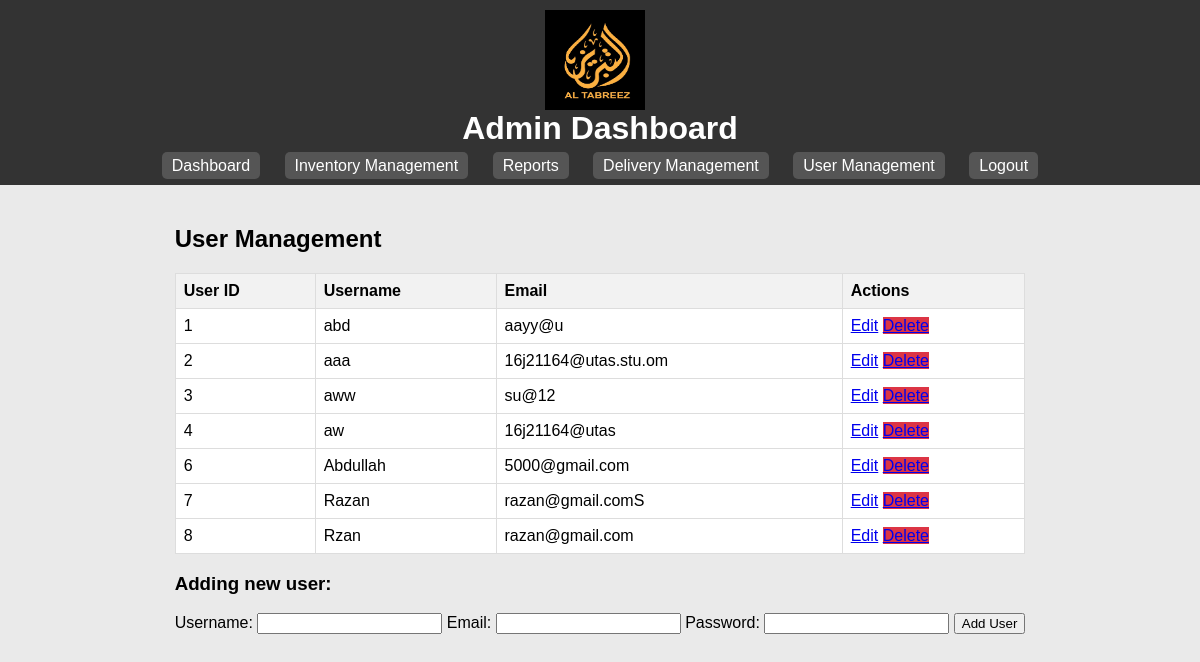
The page /usermanagement.php (signed in) on the database its author committed.
### tables this page shows
CREATE TABLE IF NOT EXISTS `users` (
  `user_id` int NOT NULL AUTO_INCREMENT,
  `username` varchar(191) NOT NULL,
  `password` varchar(255) NOT NULL,
  `email` varchar(191) NOT NULL,
  `created_at` timestamp NULL DEFAULT CURRENT_TIMESTAMP,
  `updated_at` timestamp NULL DEFAULT CURRENT_TIMESTAMP ON UPDATE CURRENT_TIMESTAMP,
  PRIMARY KEY (`user_id`),
  UNIQUE KEY `username` (`username`),
  UNIQUE KEY `email` (`email`)
);

### usermanagement.php (the view, shortened to what this page needs)
<?php
require 'dbconnect.php';
$usersStmt = $pdo->query("SELECT * FROM users");
$users = $usersStmt->fetchAll();
?>
<!DOCTYPE html>
<html lang="en">
<head>
    <link rel="stylesheet" type="text/css" href="admin_styles.css">
</head>
<body>
    <header>
        <img src="images/logo.jpg" alt="Al Tabreez Modern Logo" class="header-logo"
            style="height: 100px; width: 100px; margin-right: 10px; vertical-align: middle; ">
        <h1>Admin Dashboard</h1>
        <nav>
            <a href="admin.php">Dashboard</a>
            <a href="inventory_management.php">Inventory Management</a>
            <a href="reports.php">Reports</a>
            <a href="delivery_management.php">Delivery Management</a>
            <a href="usermanagement.php">User Management</a>
            <a href="logout.php">Logout</a>
        </nav>
    </header>
    <main class="admin-main">
        <section class="admin-section">
            <h2>User Management</h2>
            <table class="styled-table">
                <thead>
                    <tr>
                        <th>User ID</th>
                        <th>Username</th>
                        <th>Email</th>
                        <th>Actions</th>
                    </tr>
                </thead>
                <tbody>
                    <?php foreach ($users as $user): ?>
                    <tr>
                        <td><?= htmlspecialchars($user['user_id']) ?></td>
                        <td><?= htmlspecialchars($user['username']) ?></td>
                        <td><?= htmlspecialchars($user['email']) ?></td>
                        <td>
                            <a href="edit_user.php?user_id=<?= $user['user_id'] ?>" class="btn btn-blue">Edit</a>
                            <a href="usermanagement.php?action=delete&user_id=<?= $user['user_id'] ?>"
                                class="btn btn-red"
                                onclick="return confirm('Are you sure you want to delete this user?');">Delete</a>
                        </td>
                    </tr>
                    <?php endforeach; ?>
                </tbody>
            </table>
            <h3><b>Adding new user:
            </b></h3>
            <form method="POST" action="usermanagement.php">
                <label for="username">Username:</label>
                <input type="text" name="username" required>
                <label for="email">Email:</label>
                <input type="email" name="email" required>
                <label for="password">Password:</label>
                <input type="password" name="password" required>
                <input type="submit" name="add_user" value="Add User">
            </form>
        </section>
    </main>
</body>
</html>

### admin_styles.css (style rules this page uses)
body { font-family: 'Arial', sans-serif; margin: 0; padding: 0; background-color: #eaeaea; }
header { background-color: #333; color: white; padding: 10px 0; text-align: center; }
header h1 { margin: 0; }
nav { text-align: center; margin-top: 10px; }
nav a { color: white; margin: 0 10px; text-decoration: none; padding: 5px 10px; background-color: #555; border-radius: 5px; transition: background-color 0.3s; }
.admin-main { padding: 20px; display: flex; justify-content: center; align-items: flex-start; flex-wrap: wrap; }
table { width: 100%; border-collapse: collapse; margin-top: 20px; }
th, td { border: 1px solid #ddd; padding: 8px; text-align: left; }
th { background-color: #f2f2f2; }
td { background-color: #fff; }
.btn-red { background-color: #dc3545; }

### rows shown on the page
users: user_id "1", username "abd", email "aayy@u"
users: user_id "2", username "aaa", email "16j21164@utas.stu.om"
users: user_id "3", username "aww", email "su@12"
users: user_id "4", username "aw", email "16j21164@utas"
users: user_id "6", username "Abdullah", email "5000@gmail.com"
users: user_id "7", username "Razan", email "razan@gmail.comS"
users: user_id "8", username "Rzan", email "razan@gmail.com"
